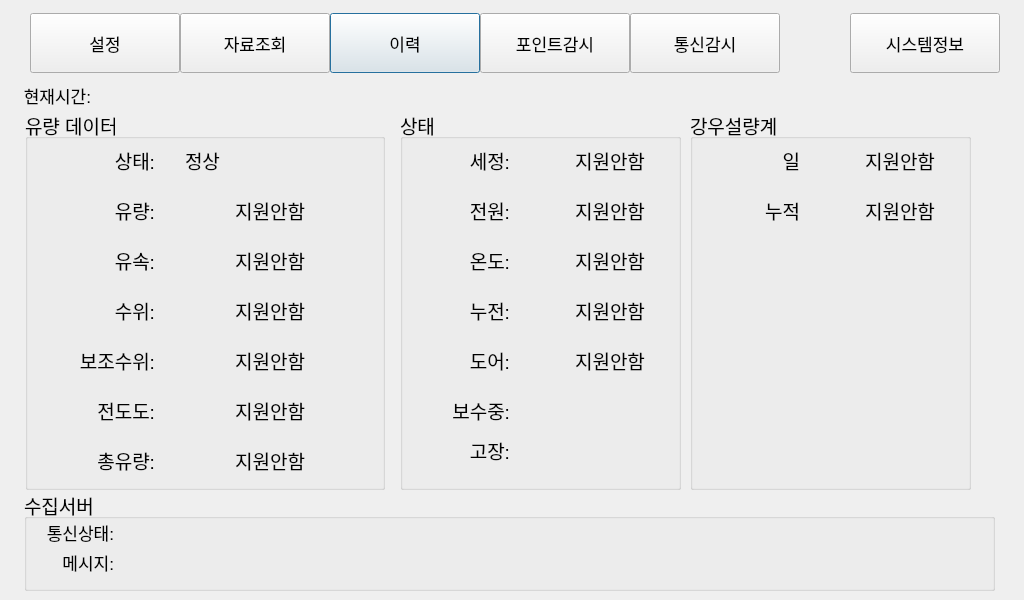
<?xml version="1.0" encoding="UTF-8"?>
<ui version="4.0">
 <class>EpsEnE</class>
 <widget class="QDialog" name="EpsEnE">
  <property name="geometry">
   <rect>
    <x>0</x>
    <y>0</y>
    <width>1024</width>
    <height>600</height>
   </rect>
  </property>
  <property name="font">
   <font>
    <pointsize>13</pointsize>
   </font>
  </property>
  <property name="windowTitle">
   <string>Dialog</string>
  </property>
  <widget class="QGroupBox" name="groupBox">
   <property name="geometry">
    <rect>
     <x>25</x>
     <y>110</y>
     <width>360</width>
     <height>380</height>
    </rect>
   </property>
   <property name="font">
    <font>
     <pointsize>14</pointsize>
    </font>
   </property>
   <property name="title">
    <string>유량 데이터</string>
   </property>
   <widget class="QLabel" name="label">
    <property name="geometry">
     <rect>
      <x>30</x>
      <y>30</y>
      <width>100</width>
      <height>40</height>
     </rect>
    </property>
    <property name="text">
     <string>상태:</string>
    </property>
    <property name="alignment">
     <set>Qt::AlignRight|Qt::AlignTrailing|Qt::AlignVCenter</set>
    </property>
   </widget>
   <widget class="QLabel" name="label_2">
    <property name="geometry">
     <rect>
      <x>30</x>
      <y>80</y>
      <width>100</width>
      <height>40</height>
     </rect>
    </property>
    <property name="text">
     <string>유량:</string>
    </property>
    <property name="alignment">
     <set>Qt::AlignRight|Qt::AlignTrailing|Qt::AlignVCenter</set>
    </property>
   </widget>
   <widget class="QLabel" name="label_3">
    <property name="geometry">
     <rect>
      <x>30</x>
      <y>130</y>
      <width>100</width>
      <height>40</height>
     </rect>
    </property>
    <property name="text">
     <string>유속:</string>
    </property>
    <property name="alignment">
     <set>Qt::AlignRight|Qt::AlignTrailing|Qt::AlignVCenter</set>
    </property>
   </widget>
   <widget class="QLabel" name="label_4">
    <property name="geometry">
     <rect>
      <x>30</x>
      <y>180</y>
      <width>100</width>
      <height>40</height>
     </rect>
    </property>
    <property name="text">
     <string>수위:</string>
    </property>
    <property name="alignment">
     <set>Qt::AlignRight|Qt::AlignTrailing|Qt::AlignVCenter</set>
    </property>
   </widget>
   <widget class="QLabel" name="label_5">
    <property name="geometry">
     <rect>
      <x>30</x>
      <y>230</y>
      <width>100</width>
      <height>40</height>
     </rect>
    </property>
    <property name="text">
     <string>보조수위:</string>
    </property>
    <property name="alignment">
     <set>Qt::AlignRight|Qt::AlignTrailing|Qt::AlignVCenter</set>
    </property>
   </widget>
   <widget class="QLabel" name="label_6">
    <property name="geometry">
     <rect>
      <x>30</x>
      <y>280</y>
      <width>100</width>
      <height>40</height>
     </rect>
    </property>
    <property name="text">
     <string>전도도:</string>
    </property>
    <property name="alignment">
     <set>Qt::AlignRight|Qt::AlignTrailing|Qt::AlignVCenter</set>
    </property>
   </widget>
   <widget class="QLabel" name="label_7">
    <property name="geometry">
     <rect>
      <x>30</x>
      <y>330</y>
      <width>100</width>
      <height>40</height>
     </rect>
    </property>
    <property name="text">
     <string>총유량:</string>
    </property>
    <property name="alignment">
     <set>Qt::AlignRight|Qt::AlignTrailing|Qt::AlignVCenter</set>
    </property>
   </widget>
   <widget class="QLabel" name="FLOW_COMM">
    <property name="geometry">
     <rect>
      <x>160</x>
      <y>30</y>
      <width>120</width>
      <height>40</height>
     </rect>
    </property>
    <property name="text">
     <string>정상</string>
    </property>
    <property name="alignment">
     <set>Qt::AlignLeading|Qt::AlignLeft|Qt::AlignVCenter</set>
    </property>
   </widget>
   <widget class="QLabel" name="FLOW_VOLUME">
    <property name="geometry">
     <rect>
      <x>160</x>
      <y>80</y>
      <width>120</width>
      <height>40</height>
     </rect>
    </property>
    <property name="text">
     <string>지원안함</string>
    </property>
    <property name="alignment">
     <set>Qt::AlignRight|Qt::AlignTrailing|Qt::AlignVCenter</set>
    </property>
   </widget>
   <widget class="QLabel" name="FLOW_RATE">
    <property name="geometry">
     <rect>
      <x>160</x>
      <y>130</y>
      <width>120</width>
      <height>40</height>
     </rect>
    </property>
    <property name="text">
     <string>지원안함</string>
    </property>
    <property name="alignment">
     <set>Qt::AlignRight|Qt::AlignTrailing|Qt::AlignVCenter</set>
    </property>
   </widget>
   <widget class="QLabel" name="FLOW_LEVEL">
    <property name="geometry">
     <rect>
      <x>160</x>
      <y>180</y>
      <width>120</width>
      <height>40</height>
     </rect>
    </property>
    <property name="text">
     <string>지원안함</string>
    </property>
    <property name="alignment">
     <set>Qt::AlignRight|Qt::AlignTrailing|Qt::AlignVCenter</set>
    </property>
   </widget>
   <widget class="QLabel" name="FLOW_LEVEL2">
    <property name="geometry">
     <rect>
      <x>160</x>
      <y>230</y>
      <width>120</width>
      <height>40</height>
     </rect>
    </property>
    <property name="text">
     <string>지원안함</string>
    </property>
    <property name="alignment">
     <set>Qt::AlignRight|Qt::AlignTrailing|Qt::AlignVCenter</set>
    </property>
   </widget>
   <widget class="QLabel" name="CONDUCTIVE">
    <property name="geometry">
     <rect>
      <x>160</x>
      <y>280</y>
      <width>120</width>
      <height>40</height>
     </rect>
    </property>
    <property name="text">
     <string>지원안함</string>
    </property>
    <property name="alignment">
     <set>Qt::AlignRight|Qt::AlignTrailing|Qt::AlignVCenter</set>
    </property>
   </widget>
   <widget class="QLabel" name="FLOW_TOTAL">
    <property name="geometry">
     <rect>
      <x>160</x>
      <y>330</y>
      <width>120</width>
      <height>40</height>
     </rect>
    </property>
    <property name="text">
     <string>지원안함</string>
    </property>
    <property name="alignment">
     <set>Qt::AlignRight|Qt::AlignTrailing|Qt::AlignVCenter</set>
    </property>
   </widget>
   <widget class="QLabel" name="FLOW_RATE_UNIT">
    <property name="geometry">
     <rect>
      <x>290</x>
      <y>130</y>
      <width>50</width>
      <height>40</height>
     </rect>
    </property>
    <property name="text">
     <string/>
    </property>
    <property name="alignment">
     <set>Qt::AlignLeading|Qt::AlignLeft|Qt::AlignVCenter</set>
    </property>
   </widget>
   <widget class="QLabel" name="FLOW_TOTAL_UNIT">
    <property name="geometry">
     <rect>
      <x>290</x>
      <y>330</y>
      <width>50</width>
      <height>40</height>
     </rect>
    </property>
    <property name="text">
     <string/>
    </property>
    <property name="alignment">
     <set>Qt::AlignLeading|Qt::AlignLeft|Qt::AlignVCenter</set>
    </property>
   </widget>
   <widget class="QLabel" name="FLOW_VOLUME_UNIT">
    <property name="geometry">
     <rect>
      <x>290</x>
      <y>80</y>
      <width>50</width>
      <height>40</height>
     </rect>
    </property>
    <property name="text">
     <string/>
    </property>
    <property name="alignment">
     <set>Qt::AlignLeading|Qt::AlignLeft|Qt::AlignVCenter</set>
    </property>
   </widget>
   <widget class="QLabel" name="FLOW_LEVEL_UNIT">
    <property name="geometry">
     <rect>
      <x>290</x>
      <y>180</y>
      <width>50</width>
      <height>40</height>
     </rect>
    </property>
    <property name="text">
     <string/>
    </property>
    <property name="alignment">
     <set>Qt::AlignLeading|Qt::AlignLeft|Qt::AlignVCenter</set>
    </property>
   </widget>
   <widget class="QLabel" name="FLOW_LEVEL2_UNIT">
    <property name="geometry">
     <rect>
      <x>290</x>
      <y>230</y>
      <width>50</width>
      <height>40</height>
     </rect>
    </property>
    <property name="text">
     <string/>
    </property>
    <property name="alignment">
     <set>Qt::AlignLeading|Qt::AlignLeft|Qt::AlignVCenter</set>
    </property>
   </widget>
   <widget class="QLabel" name="CONDUCTIVE_UNIT">
    <property name="geometry">
     <rect>
      <x>290</x>
      <y>280</y>
      <width>50</width>
      <height>40</height>
     </rect>
    </property>
    <property name="text">
     <string/>
    </property>
    <property name="alignment">
     <set>Qt::AlignLeading|Qt::AlignLeft|Qt::AlignVCenter</set>
    </property>
   </widget>
  </widget>
  <widget class="QLabel" name="label_70">
   <property name="geometry">
    <rect>
     <x>10</x>
     <y>80</y>
     <width>81</width>
     <height>30</height>
    </rect>
   </property>
   <property name="text">
    <string>현재시간:</string>
   </property>
   <property name="alignment">
    <set>Qt::AlignRight|Qt::AlignTrailing|Qt::AlignVCenter</set>
   </property>
  </widget>
  <widget class="QLabel" name="DATETIME">
   <property name="geometry">
    <rect>
     <x>96</x>
     <y>80</y>
     <width>301</width>
     <height>30</height>
    </rect>
   </property>
   <property name="text">
    <string/>
   </property>
   <property name="alignment">
    <set>Qt::AlignLeading|Qt::AlignLeft|Qt::AlignVCenter</set>
   </property>
  </widget>
  <widget class="QPushButton" name="historyBtn">
   <property name="geometry">
    <rect>
     <x>330</x>
     <y>13</y>
     <width>150</width>
     <height>60</height>
    </rect>
   </property>
   <property name="text">
    <string>이력</string>
   </property>
  </widget>
  <widget class="QPushButton" name="dataBtn">
   <property name="geometry">
    <rect>
     <x>180</x>
     <y>13</y>
     <width>150</width>
     <height>60</height>
    </rect>
   </property>
   <property name="text">
    <string>자료조회</string>
   </property>
  </widget>
  <widget class="QPushButton" name="setupBtn">
   <property name="geometry">
    <rect>
     <x>30</x>
     <y>13</y>
     <width>150</width>
     <height>60</height>
    </rect>
   </property>
   <property name="text">
    <string>설정</string>
   </property>
  </widget>
  <widget class="QPushButton" name="commBtn">
   <property name="geometry">
    <rect>
     <x>630</x>
     <y>13</y>
     <width>150</width>
     <height>60</height>
    </rect>
   </property>
   <property name="text">
    <string>통신감시</string>
   </property>
  </widget>
  <widget class="QPushButton" name="sysinfoBtn">
   <property name="geometry">
    <rect>
     <x>850</x>
     <y>13</y>
     <width>150</width>
     <height>60</height>
    </rect>
   </property>
   <property name="text">
    <string>시스템정보</string>
   </property>
  </widget>
  <widget class="QGroupBox" name="groupBox_3">
   <property name="geometry">
    <rect>
     <x>400</x>
     <y>110</y>
     <width>281</width>
     <height>380</height>
    </rect>
   </property>
   <property name="font">
    <font>
     <pointsize>14</pointsize>
    </font>
   </property>
   <property name="title">
    <string>상태</string>
   </property>
   <widget class="QLabel" name="TEMP_DI">
    <property name="geometry">
     <rect>
      <x>160</x>
      <y>130</y>
      <width>100</width>
      <height>40</height>
     </rect>
    </property>
    <property name="text">
     <string>지원안함</string>
    </property>
    <property name="alignment">
     <set>Qt::AlignCenter</set>
    </property>
   </widget>
   <widget class="QLabel" name="AUTOCLEAN_DI">
    <property name="geometry">
     <rect>
      <x>160</x>
      <y>30</y>
      <width>100</width>
      <height>40</height>
     </rect>
    </property>
    <property name="text">
     <string>지원안함</string>
    </property>
    <property name="alignment">
     <set>Qt::AlignCenter</set>
    </property>
   </widget>
   <widget class="QLabel" name="label_74">
    <property name="geometry">
     <rect>
      <x>30</x>
      <y>230</y>
      <width>80</width>
      <height>40</height>
     </rect>
    </property>
    <property name="text">
     <string>도어:</string>
    </property>
    <property name="alignment">
     <set>Qt::AlignRight|Qt::AlignTrailing|Qt::AlignVCenter</set>
    </property>
   </widget>
   <widget class="QLabel" name="label_72">
    <property name="geometry">
     <rect>
      <x>30</x>
      <y>130</y>
      <width>80</width>
      <height>40</height>
     </rect>
    </property>
    <property name="text">
     <string>온도:</string>
    </property>
    <property name="alignment">
     <set>Qt::AlignRight|Qt::AlignTrailing|Qt::AlignVCenter</set>
    </property>
   </widget>
   <widget class="QLabel" name="label_68">
    <property name="geometry">
     <rect>
      <x>30</x>
      <y>80</y>
      <width>80</width>
      <height>40</height>
     </rect>
    </property>
    <property name="text">
     <string>전원:</string>
    </property>
    <property name="alignment">
     <set>Qt::AlignRight|Qt::AlignTrailing|Qt::AlignVCenter</set>
    </property>
   </widget>
   <widget class="QLabel" name="DOOR_DI">
    <property name="geometry">
     <rect>
      <x>160</x>
      <y>230</y>
      <width>100</width>
      <height>40</height>
     </rect>
    </property>
    <property name="text">
     <string>지원안함</string>
    </property>
    <property name="alignment">
     <set>Qt::AlignCenter</set>
    </property>
   </widget>
   <widget class="QLabel" name="label_78">
    <property name="geometry">
     <rect>
      <x>30</x>
      <y>180</y>
      <width>80</width>
      <height>40</height>
     </rect>
    </property>
    <property name="text">
     <string>누전:</string>
    </property>
    <property name="alignment">
     <set>Qt::AlignRight|Qt::AlignTrailing|Qt::AlignVCenter</set>
    </property>
   </widget>
   <widget class="QLabel" name="label_67">
    <property name="geometry">
     <rect>
      <x>30</x>
      <y>30</y>
      <width>80</width>
      <height>40</height>
     </rect>
    </property>
    <property name="text">
     <string>세정:</string>
    </property>
    <property name="alignment">
     <set>Qt::AlignRight|Qt::AlignTrailing|Qt::AlignVCenter</set>
    </property>
   </widget>
   <widget class="QLabel" name="POWER_DI">
    <property name="geometry">
     <rect>
      <x>160</x>
      <y>80</y>
      <width>100</width>
      <height>40</height>
     </rect>
    </property>
    <property name="text">
     <string>지원안함</string>
    </property>
    <property name="alignment">
     <set>Qt::AlignCenter</set>
    </property>
   </widget>
   <widget class="QLabel" name="LEAK_DI">
    <property name="geometry">
     <rect>
      <x>160</x>
      <y>180</y>
      <width>100</width>
      <height>40</height>
     </rect>
    </property>
    <property name="text">
     <string>지원안함</string>
    </property>
    <property name="alignment">
     <set>Qt::AlignCenter</set>
    </property>
   </widget>
   <widget class="QToolButton" name="MALFUNCTION">
    <property name="geometry">
     <rect>
      <x>284</x>
      <y>320</y>
      <width>40</width>
      <height>40</height>
     </rect>
    </property>
    <property name="iconSize">
     <size>
      <width>64</width>
      <height>64</height>
     </size>
    </property>
    <property name="autoRaise">
     <bool>true</bool>
    </property>
   </widget>
   <widget class="QToolButton" name="REPAIR">
    <property name="geometry">
     <rect>
      <x>284</x>
      <y>280</y>
      <width>40</width>
      <height>40</height>
     </rect>
    </property>
    <property name="iconSize">
     <size>
      <width>64</width>
      <height>64</height>
     </size>
    </property>
    <property name="autoRaise">
     <bool>true</bool>
    </property>
   </widget>
   <widget class="QLabel" name="label_69">
    <property name="geometry">
     <rect>
      <x>30</x>
      <y>280</y>
      <width>80</width>
      <height>40</height>
     </rect>
    </property>
    <property name="text">
     <string>보수중:</string>
    </property>
    <property name="alignment">
     <set>Qt::AlignRight|Qt::AlignTrailing|Qt::AlignVCenter</set>
    </property>
   </widget>
   <widget class="QLabel" name="label_82">
    <property name="geometry">
     <rect>
      <x>30</x>
      <y>320</y>
      <width>80</width>
      <height>40</height>
     </rect>
    </property>
    <property name="text">
     <string>고장:</string>
    </property>
    <property name="alignment">
     <set>Qt::AlignRight|Qt::AlignTrailing|Qt::AlignVCenter</set>
    </property>
   </widget>
  </widget>
  <widget class="QGroupBox" name="groupBox_4">
   <property name="geometry">
    <rect>
     <x>24</x>
     <y>490</y>
     <width>971</width>
     <height>101</height>
    </rect>
   </property>
   <property name="font">
    <font>
     <pointsize>14</pointsize>
    </font>
   </property>
   <property name="title">
    <string>수집서버</string>
   </property>
   <widget class="QLabel" name="TS_CONNECTED">
    <property name="geometry">
     <rect>
      <x>100</x>
      <y>27</y>
      <width>200</width>
      <height>30</height>
     </rect>
    </property>
    <property name="font">
     <font>
      <pointsize>13</pointsize>
     </font>
    </property>
    <property name="text">
     <string/>
    </property>
    <property name="alignment">
     <set>Qt::AlignLeading|Qt::AlignLeft|Qt::AlignVCenter</set>
    </property>
   </widget>
   <widget class="QLabel" name="label_65">
    <property name="geometry">
     <rect>
      <x>10</x>
      <y>27</y>
      <width>80</width>
      <height>30</height>
     </rect>
    </property>
    <property name="font">
     <font>
      <pointsize>13</pointsize>
     </font>
    </property>
    <property name="text">
     <string>통신상태:</string>
    </property>
    <property name="alignment">
     <set>Qt::AlignRight|Qt::AlignTrailing|Qt::AlignVCenter</set>
    </property>
   </widget>
   <widget class="QLabel" name="label_66">
    <property name="geometry">
     <rect>
      <x>10</x>
      <y>57</y>
      <width>80</width>
      <height>30</height>
     </rect>
    </property>
    <property name="font">
     <font>
      <pointsize>13</pointsize>
     </font>
    </property>
    <property name="text">
     <string>메시지:</string>
    </property>
    <property name="alignment">
     <set>Qt::AlignRight|Qt::AlignTrailing|Qt::AlignVCenter</set>
    </property>
   </widget>
   <widget class="QLabel" name="MSG">
    <property name="geometry">
     <rect>
      <x>100</x>
      <y>57</y>
      <width>870</width>
      <height>30</height>
     </rect>
    </property>
    <property name="font">
     <font>
      <pointsize>13</pointsize>
     </font>
    </property>
    <property name="text">
     <string/>
    </property>
    <property name="alignment">
     <set>Qt::AlignLeading|Qt::AlignLeft|Qt::AlignVCenter</set>
    </property>
   </widget>
  </widget>
  <widget class="QPushButton" name="pointBtn">
   <property name="geometry">
    <rect>
     <x>480</x>
     <y>13</y>
     <width>150</width>
     <height>60</height>
    </rect>
   </property>
   <property name="text">
    <string>포인트감시</string>
   </property>
  </widget>
  <widget class="QGroupBox" name="groupBox_5">
   <property name="geometry">
    <rect>
     <x>690</x>
     <y>110</y>
     <width>281</width>
     <height>380</height>
    </rect>
   </property>
   <property name="font">
    <font>
     <pointsize>14</pointsize>
    </font>
   </property>
   <property name="title">
    <string>강우설량계</string>
   </property>
   <widget class="QLabel" name="RAIN_DAY">
    <property name="geometry">
     <rect>
      <x>160</x>
      <y>30</y>
      <width>100</width>
      <height>40</height>
     </rect>
    </property>
    <property name="text">
     <string>지원안함</string>
    </property>
    <property name="alignment">
     <set>Qt::AlignCenter</set>
    </property>
   </widget>
   <widget class="QLabel" name="label_71">
    <property name="geometry">
     <rect>
      <x>30</x>
      <y>80</y>
      <width>80</width>
      <height>40</height>
     </rect>
    </property>
    <property name="text">
     <string>누적</string>
    </property>
    <property name="alignment">
     <set>Qt::AlignRight|Qt::AlignTrailing|Qt::AlignVCenter</set>
    </property>
   </widget>
   <widget class="QLabel" name="label_76">
    <property name="geometry">
     <rect>
      <x>30</x>
      <y>30</y>
      <width>80</width>
      <height>40</height>
     </rect>
    </property>
    <property name="text">
     <string>일</string>
    </property>
    <property name="alignment">
     <set>Qt::AlignRight|Qt::AlignTrailing|Qt::AlignVCenter</set>
    </property>
   </widget>
   <widget class="QLabel" name="RAIN_TOTAL">
    <property name="geometry">
     <rect>
      <x>160</x>
      <y>80</y>
      <width>100</width>
      <height>40</height>
     </rect>
    </property>
    <property name="text">
     <string>지원안함</string>
    </property>
    <property name="alignment">
     <set>Qt::AlignCenter</set>
    </property>
   </widget>
   <widget class="QToolButton" name="MALFUNCTION_2">
    <property name="geometry">
     <rect>
      <x>284</x>
      <y>320</y>
      <width>40</width>
      <height>40</height>
     </rect>
    </property>
    <property name="iconSize">
     <size>
      <width>64</width>
      <height>64</height>
     </size>
    </property>
    <property name="autoRaise">
     <bool>true</bool>
    </property>
   </widget>
   <widget class="QToolButton" name="REPAIR_2">
    <property name="geometry">
     <rect>
      <x>284</x>
      <y>280</y>
      <width>40</width>
      <height>40</height>
     </rect>
    </property>
    <property name="iconSize">
     <size>
      <width>64</width>
      <height>64</height>
     </size>
    </property>
    <property name="autoRaise">
     <bool>true</bool>
    </property>
   </widget>
  </widget>
 </widget>
 <resources/>
 <connections/>
</ui>
